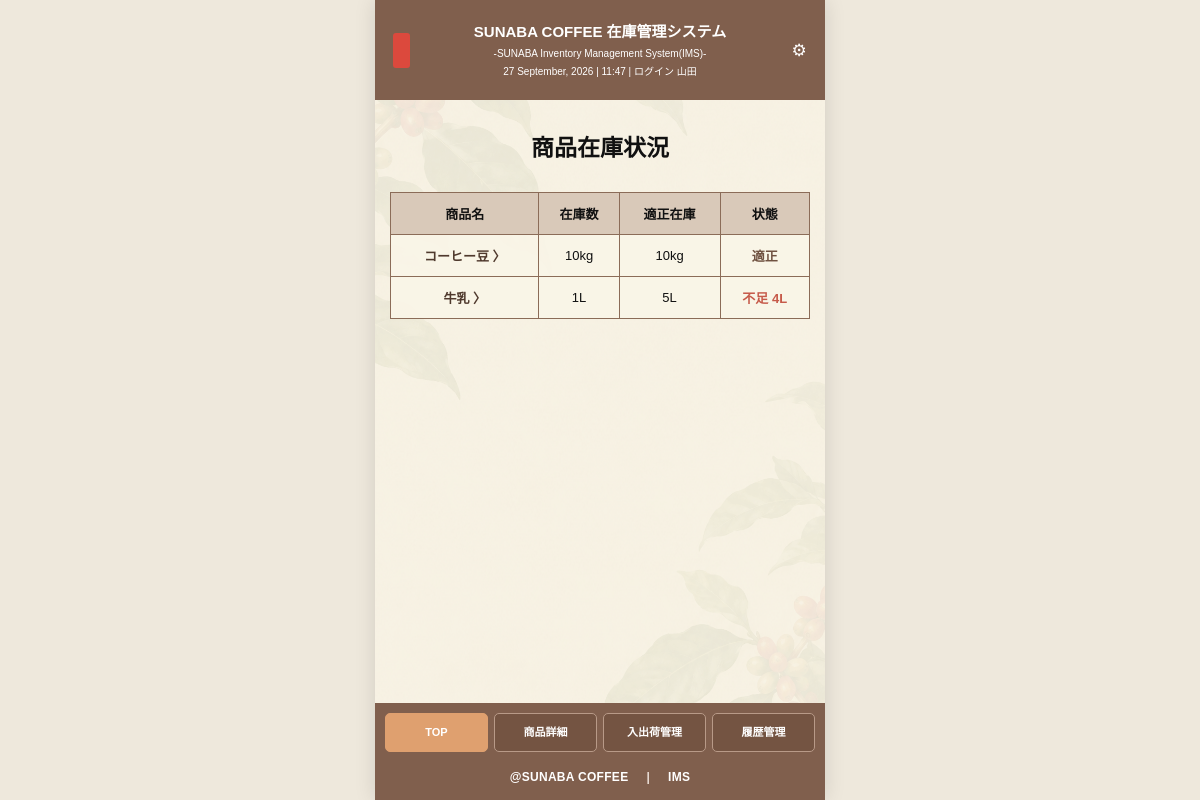
The page / (signed in) on the database its author committed.
### tables this page shows
CREATE TABLE products (
    product_id INTEGER PRIMARY KEY,
    product_name TEXT NOT NULL,
    stock INTEGER NOT NULL DEFAULT 0
, unit TEXT, ideal_stock INTEGER DEFAULT 0);

### app.py (the view)
@app.route("/")
@login_required
def home():
    conn = get_db()
    products = conn.execute(
        "SELECT * FROM products ORDER BY product_id"
    ).fetchall()
    conn.close()
    return render_template("index.html", products=products)

### app.py (called while the page is built)
def get_db():
    conn = sqlite3.connect(DB_NAME)
    conn.row_factory = sqlite3.Row
    return conn

def login_required(view):
    @wraps(view)
    def wrapped_view(*args, **kwargs):
        if "employee_id" not in session:
            return redirect(url_for("login"))
        return view(*args, **kwargs)
    return wrapped_view

### templates/index.html (shortened to what this page needs)
<!DOCTYPE html>
<html lang="ja">
<head>
<link rel="stylesheet" href="{{ url_for('static', filename='style.css') }}">
</head>
<body>
<div class="app">
<header class="app-header">
  <div class="header-side"><span class="logo-mark"></span></div>
  <div class="header-title">
    <h1>SUNABA COFFEE 在庫管理システム</h1>
    <p>-SUNABA Inventory Management System(IMS)-</p>
    <p id="current-date-time" data-employee-name="{{ session.get('employee_name', '') }}"></p>
  </div>
  <div class="header-side header-setting">
    <details class="setting-menu">
      <summary aria-label="設定">⚙</summary>
    </details>
  </div>
</header>
<main class="app-main">
  <h2>商品在庫状況</h2>
  <section class="table-card">
    <table>
      <thead><tr><th>商品名</th><th>在庫数</th><th>適正在庫</th><th>状態</th></tr></thead>
      <tbody>
      {% for product in products %}
        <tr>
          <td><a class="product-link" href="{{ url_for('product_detail', product_id=product['product_id']) }}">{{ product["product_name"] }} 〉</a></td>
          <td>{{ product["stock"] }}{{ product["unit"] }}</td>
          <td>{{ product["ideal_stock"] }}{{ product["unit"] }}</td>
          <td>
          {% if product["stock"] < product["ideal_stock"] %}
            <span class="status shortage">不足 {{ product["ideal_stock"] - product["stock"] }}{{ product["unit"] }}</span>
          {% else %}
            <span class="status appropriate">適正</span>
          {% endif %}
          </td>
        </tr>
      {% else %}
        <tr><td colspan="4">商品が登録されていません</td></tr>
      {% endfor %}
      </tbody>
    </table>
  </section>
</main>
{% set active = "home" %}
<div class="bottom-area">
  <nav class="bottom-nav">
    <a href="{{ url_for('home') }}" class="{{ 'active' if active == 'home' else '' }}">TOP</a>
    <a href="{{ url_for('home') }}" class="{{ 'active' if active == 'detail' else '' }}">商品詳細</a>
    <a href="{{ url_for('stock') }}" class="{{ 'active' if active == 'stock' else '' }}">入出荷管理</a>
    <a href="{{ url_for('history') }}" class="{{ 'active' if active == 'history' else '' }}">履歴管理</a>
  </nav>
  <footer class="app-footer">
    <span>@SUNABA COFFEE</span><span class="footer-divider">|</span><span>IMS</span>
  </footer>
</div>
</div>
</body>
</html>

### static/style.css (style rules this page uses)
* { box-sizing: border-box; }
html, body { margin: 0; padding: 0; width: 100%; min-height: 100%; }
body { background-color: #eee8dc; color: #111111; font-family: "Futura", "Futura PT", "Century Gothic", "Yu Gothic", "YuGothic", sans-serif; }
.app { display: flex; flex-direction: column; width: 100%; max-width: 450px; min-height: 100vh; margin: 0 auto; background-color: #f8f3e5; background-image: url("/static/images/coffee-bg.png"); background-repeat: no-repeat; background-position: center top; background-size: cover; box-shadow: 0 0 20px rgba(0, 0, 0, 0.12); }
.app-header { display: grid; grid-template-columns: 32px minmax(0, 1fr) 32px; align-items: center; width: 100%; min-height: 100px; padding: 14px 10px; background-color: #805f4d; color: #ffffff; }
.header-side { display: flex; align-items: center; justify-content: center; }
.logo-mark { display: block; width: 17px; height: 35px; border-radius: 3px; background-color: #dc493d; }
.header-title { min-width: 0; text-align: center; }
.header-title h1 { margin: 0; color: #ffffff; font-size: 15px; font-weight: 700; line-height: 1.3; white-space: nowrap; }
.header-title p { margin: 5px 0 0; color: #ffffff; font-size: 10px; line-height: 1.3; white-space: nowrap; }
.header-setting { color: #ffffff; font-size: 17px; }
.app-main { flex: 1; width: 100%; padding: 32px 15px 50px; background-color: rgba(248, 243, 229, 0.25); }
.app-main h2 { margin: 0 0 28px; color: #111111; font-size: 23px; font-weight: 700; line-height: 1.4; text-align: center; }
.table-card { width: 100%; background-color: transparent; }
table { width: 100%; border-collapse: collapse; background-color: rgba(250, 246, 232, 0.78); }
th, td { border: 1px solid #8b6c58; vertical-align: middle; text-align: center; }
th { padding: 11px 5px; background-color: rgba(215, 198, 182, 0.92); color: #111111; font-size: 13px; font-weight: 700; }
td { padding: 11px 5px; background-color: rgba(250, 246, 232, 0.72); color: #111111; font-size: 13px; }
.status { font-weight: 700; }
.status.appropriate, .appropriate { color: #6f5140; }
.status.shortage, .shortage { color: #c65a4a; }
.bottom-area { width: 100%; margin-top: auto; padding: 10px 10px 16px; background-color: #805f4d; color: #ffffff; }
.bottom-nav { display: grid; grid-template-columns: repeat(4, minmax(0, 1fr)); gap: 6px; width: 100%; }
.bottom-nav a { display: flex; align-items: center; justify-content: center; min-width: 0; height: 39px; padding: 3px 2px; border: 1px solid #b89a88; border-radius: 5px; background-color: #745442; color: #ffffff; font-size: 11px; font-weight: 700; line-height: 1.2; text-align: center; text-decoration: none; white-space: nowrap; }
.bottom-nav a.active { border-color: #dfa06f; background-color: #dfa06f; color: #ffffff; }
.app-footer { display: flex; align-items: center; justify-content: center; gap: 18px; width: 100%; padding-top: 18px; color: #ffffff; font-size: 12px; font-weight: 700; letter-spacing: 0.3px; }
.footer-divider { color: #eaded7; }
.product-link { color:#4f392d; font-weight:700; text-decoration:none; }
.setting-menu { position:relative; }
.setting-menu summary { list-style:none; cursor:pointer; }
.app-header { position:relative; overflow:visible; }
.header-setting { position:relative; overflow:visible; }
.setting-menu > summary { display:flex; align-items:center; justify-content:center; width:32px; height:32px; margin:0; padding:0; list-style:none; cursor:pointer; color:#fff; border-radius:6px; }
.setting-menu > summary::marker { content:""; }

### rows shown on the page
products: product_name "コーヒー豆", stock "10", unit "kg", ideal_stock "10", shows "適正"
products: product_name "牛乳", stock "1", unit "L", ideal_stock "5", product['ideal_stock']-product['stock'] "4"
